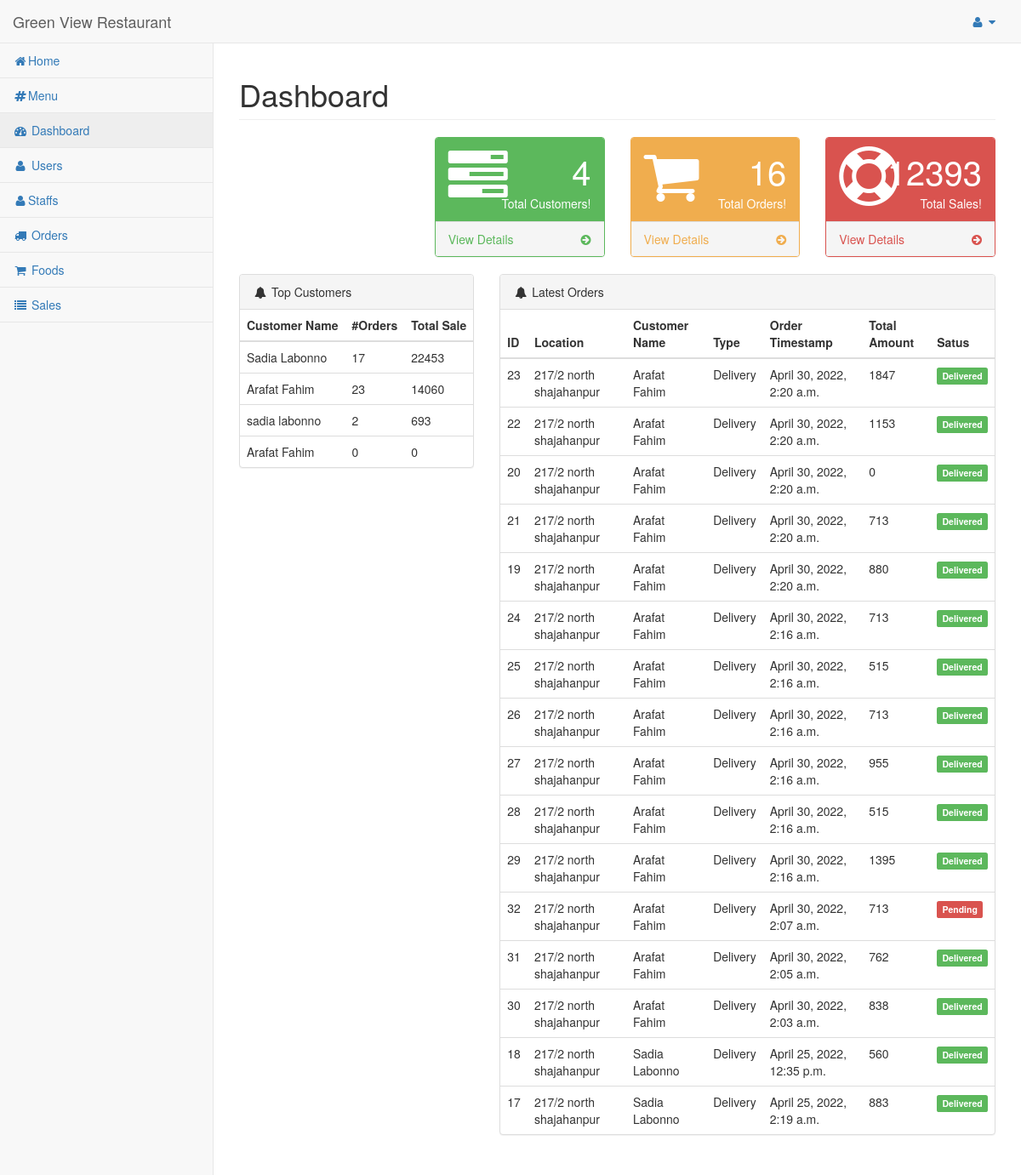
Page /dashboard/admin/ (signed in) on the earlier database version.
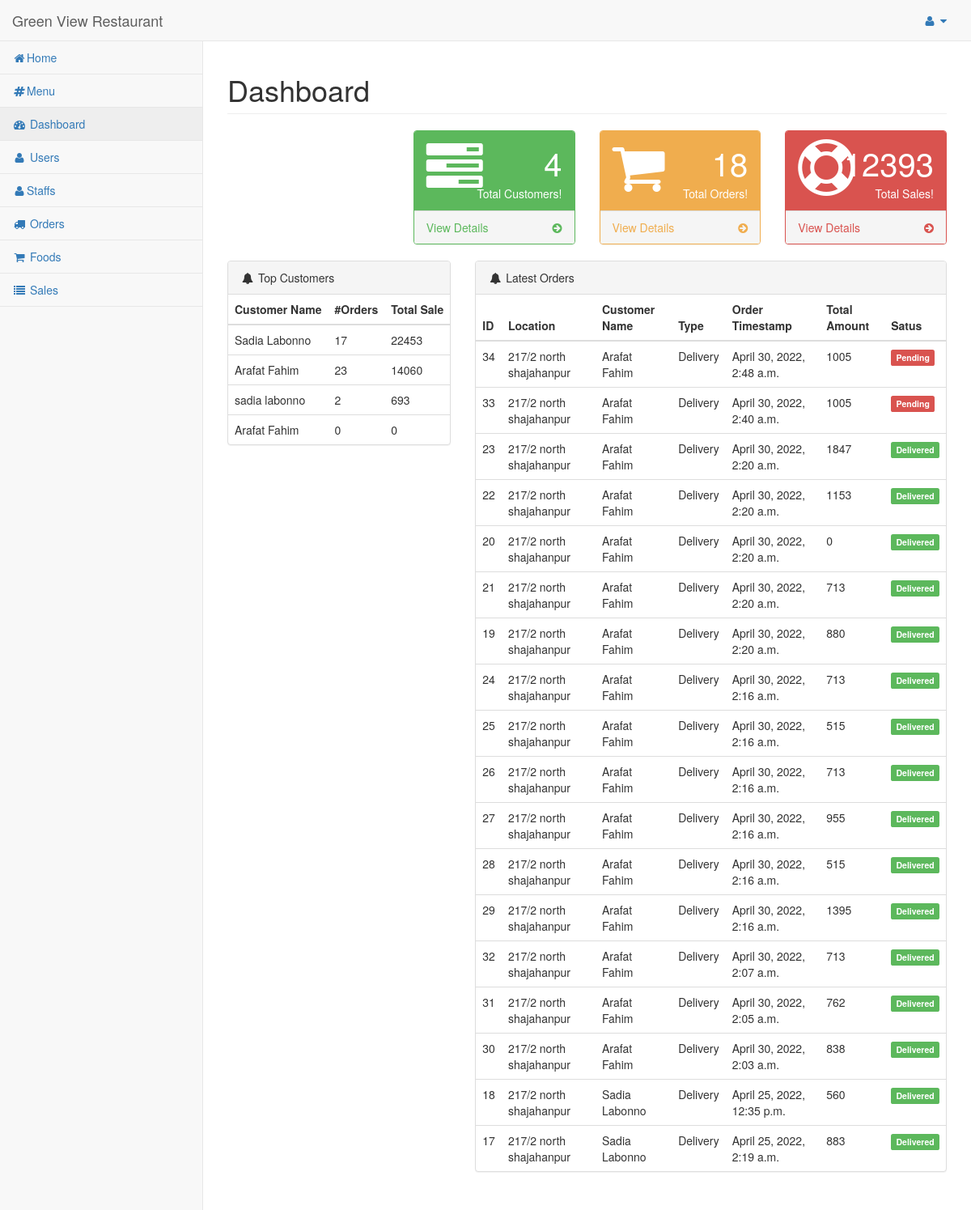
Same page on the later database version.
### hotel/models.py (models this page shows, shortened)
class Customer(models.Model):
    pending = 'Pending'
    verified = 'Verified'
    STATUS = (
        (pending, pending),
        (verified, verified),
    )
    customer = models.ForeignKey(User, on_delete=models.CASCADE)
    address = models.TextField()
    referal_code = models.CharField(max_length=10)
    contact = models.CharField(max_length=10)
    orders = models.IntegerField(default=0)
    total_sale = models.IntegerField(default=0)
    status = models.CharField(max_length=50, choices=STATUS)

class Order(models.Model):
    pending = 'Pending'
    completed = 'Completed'
    STATUS = (
        (pending, pending),
        (completed, completed),
    )
    PAYMENT = (
        ('Cash On Delivery', 'Cash On Delivery'),
        ('Online Payment', 'Online Payment'),
    )
    pickup = 'PickUp'
    delivery = 'Delivery'
    TYPE = (
        (pickup, pickup),
        (delivery, delivery),
    )
    customer = models.ForeignKey(Customer, on_delete=models.CASCADE)
    order_timestamp = models.DateTimeField(auto_now_add=True)
    delivery_timestamp = models.DateTimeField(auto_now=True)
    order_items = models.ManyToManyField(Cart)
    food_items = models.TextField(null=True)
    food_price = models.TextField(null=True)
    payment_id = models.CharField(max_length=264, blank=True, null=True)
    payment_status = models.CharField(max_length=100, choices=STATUS)
    delivery_status = models.CharField(max_length=100, choices=STATUS)
    if_cancelled = models.BooleanField(default=False)
    cancelled_reason = models.TextField(blank=True, null=True)
    refund_request = models.BooleanField(default=False)
    total_amount = models.IntegerField(blank=True, null=True)
    payment_method = models.CharField(max_length=100, choices=PAYMENT, default='Cash On Delivery')
    payment_type = models.TextField(null=True, blank=True)
    location = models.CharField(max_length=200, blank=True, null=True)
    delivery_boy = models.ForeignKey(Staff, on_delete=models.CASCADE, null=True, blank=True)

### hotel/views.py (the view)
# urls.py: url(r'^dashboard/admin/$', views.dashboard_admin, name='dashboard_admin'),
@login_required
@staff_member_required
def dashboard_admin(request):
    comments = Comment.objects.count()
    orders = Order.objects.count()
    customers = Customer.objects.count()
    completed_orders = Order.objects.filter(payment_status="Completed")
    top_customers = Customer.objects.filter().order_by('-total_sale')
    latest_orders = Order.objects.filter().order_by('-order_timestamp')
    datas = Data.objects.filter().order_by('date')
    sales = 0
    for order in completed_orders:
        sales += order.total_amount
    context = {
        'comments': comments,
        'orders': orders,
        'customers': customers,
        'sales': sales,
        'top_customers': top_customers,
        'latest_orders': latest_orders,
        'datas': datas,
    }
    return render(request, 'admin_temp/index.html', context)

### hotel/templates/admin_temp/index.html (shortened to what the changed rows need)
{% load static %}
{% include "includes/base.html" %}
{% block main %}
<div id="page-wrapper">
    <div class="row">
        <div class="col-lg-12">
            <h1 class="page-header">Dashboard</h1>
        </div>
    </div>
    <div class="row">
        <div class="col-lg-3 col-md-6">
            <div class="panel panel-yellow">
                <div class="panel-heading">
                    <div class="row">
                        <div class="col-xs-9 text-right">
                            <div class="huge">{{orders}}</div>
                            <div>Total Orders!</div>
                        </div>
                    </div>
                </div>
            </div>
        </div>
    </div>
            <div class="row">
                <div class="col-lg-4">
                    <div class="panel panel-default">
                        <table class="table">
                          <thead>
                            <tr>
                              <th scope="col">Customer Name</th>
                              <th scope="col">#Orders</th>
                              <th scope="col">Total Sale</th>
                            </tr>
                          </thead>
                          <tbody>
                            {% for customer in top_customers %}
                            <tr>
                              <td>{{customer.customer.first_name}} {{customer.customer.last_name}}</td>
                              <td>{{customer.orders}}</td>
                              <td>{{customer.total_sale}}</td>
                            </tr>
                            {% endfor %}
                          </tbody>
                        </table>
                    </div>
                </div>
                <div class="col-lg-8">
                    <div class="panel panel-default">
                        <table class="table">
                          <thead>
                            <tr>
                              <th scope="col">ID</th>
                              <th scope="col">Location</th>
                              <th scope="col">Customer Name</th>
                              <th scope="col">Type</th>
                              <th scope="col">Order Timestamp</th>
                              <th scope="col">Total Amount</th>
                              <th scope="col">Satus</th>
                            </tr>
                          </thead>
                          <tbody>
                            {% for order in latest_orders %}
                            <tr>
                              <td>{{order.id}}</td>
                              <td>{{order.location}}</td>
                              <td>{{order.customer.customer.first_name}} {{order.customer.customer.last_name}}</td>
                              <td>Delivery</td>
                              <td>{{order.order_timestamp}}</td>
                              <td>{{order.total_amount}}</td>
                              <td>
                                  {% if order.delivery_status == "Completed" %}
                                    <span class="label label-success">Delivered</span>
                                  {% elif order.delivery_status == "Processing" %}
                                    <span class="label label-warning">Processing</span>
                                  {% else %}
                                    <span class="label label-danger">Pending</span>
                                  {% endif %}
                              </td>
                            </tr>
                            {% endfor %}
                          </tbody>
                        </table>
                    </div>
                </div>
            </div>
        </div>
{% endblock %}
{% include "includes/scripts.html" %}

Differences in the rows shown:
added Order: id "34", location "217/2 north shajahanpur", customer.customer.first_name "Arafat", customer.customer.last_name "Fahim", order_timestamp "April 30, 2022, 2:48 a.m.", total_amount "1005", delivery_status "Pending"
added Order: id "33", location "217/2 north shajahanpur", customer.customer.first_name "Arafat", customer.customer.last_name "Fahim", order_timestamp "April 30, 2022, 2:40 a.m.", total_amount "1005", delivery_status "Pending"
changed Order "April 30, 2022, 2:07 a.m.": delivery_status "Pending" → "Delivered"
Other differences:
{{ orders }}: "16" → "18"
